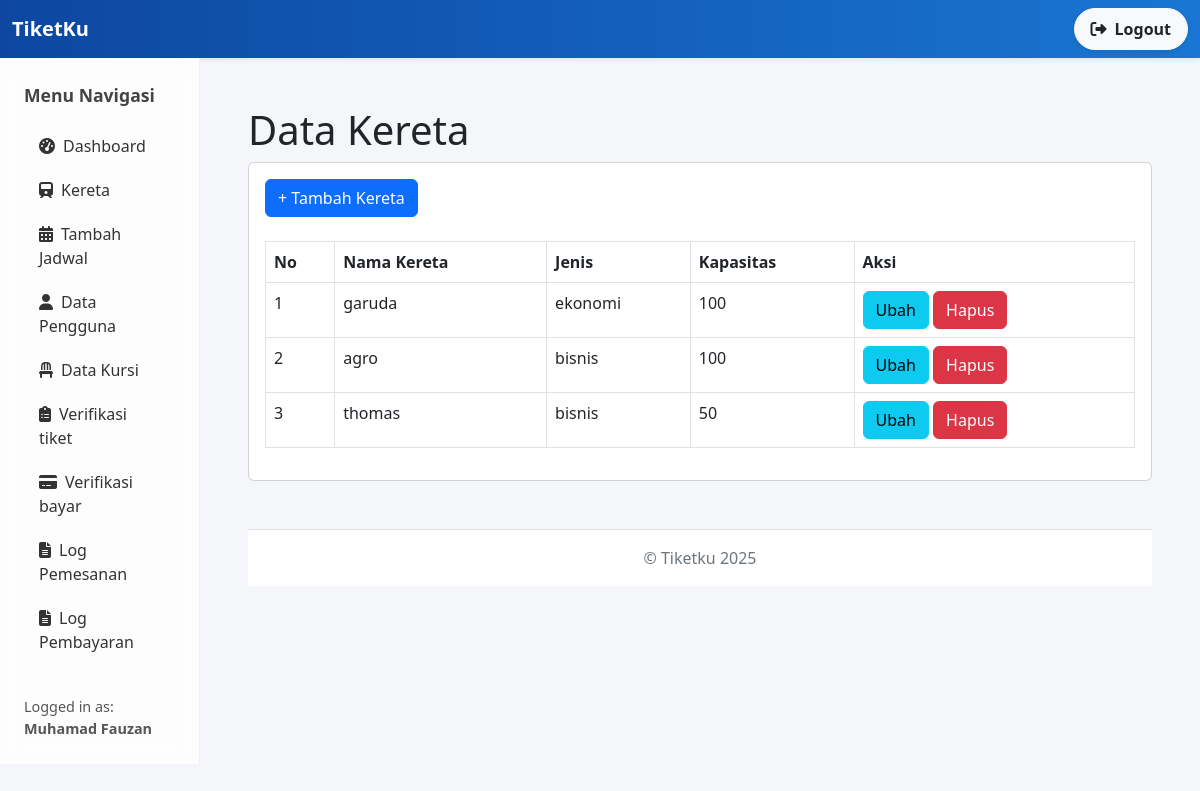
The app's page /index.php?page=kereta (signed in) with its own data.
### tables this page shows
CREATE TABLE `kereta` (
  `id_kereta` int NOT NULL,
  `nama_kereta` varchar(255) NOT NULL,
  `jenis` enum('ekonomi','bisnis','vip') NOT NULL,
  `kapasitas` int NOT NULL
);

### kereta.php (the view)
<h1 class="mt-4">Data Kereta</h1>
<div class="card">
    <div class="card-body">
<div class="row">
    <div class="col-md-12">
        <a href="?page=kereta_tambah" class="btn btn-primary">+ Tambah Kereta</a><br><br>
        <table class="table table-bordered" id="dataTable" width="100%" cellspacing="0">
            <tr>
                <th>No</th>
                <th>Nama Kereta</th>
                <th>Jenis</th>
                <th>Kapasitas</th>
                <th>Aksi</th>
            </tr>
            <?php
            $i = 1;
                $query = mysqli_query($koneksi, "SELECT * FROM kereta");
                while($data = mysqli_fetch_array($query)){
                    ?>
                    <tr>
                        <td><?php echo $i++; ?></td>
                        <td><?php echo $data['nama_kereta']; ?></td>
                        <td><?php echo $data['jenis']; ?></td>
                        <td><?php echo $data['kapasitas']; ?></td>
                        <td>
                            <a href="?page=kereta_ubah&&id=<?php echo $data['id_kereta']; ?>" class="btn btn-info">Ubah</a>
                            <a onclick="return confirm('Apakah anda yakin menghapus data ini?')" href="?page=kereta_hapus&&id=<?php echo $data['id_kereta']; ?>" class="btn btn-danger">Hapus</a>
                        </td>
                    </tr>
            <?php
                }
            ?>
        </table>
    </div>
</div>
    </div>
</div>

### index.php (style rules this page uses)
body { background-color: #f4f6f9; font-family: 'Segoe UI', sans-serif; }

### records on screen
kereta: nama_kereta "garuda", jenis "ekonomi", kapasitas "100"
kereta: nama_kereta "agro", jenis "bisnis", kapasitas "100"
kereta: nama_kereta "thomas", jenis "bisnis", kapasitas "50"

### other values on screen
$_SESSION['user']['nama'] "Muhamad Fauzan"
